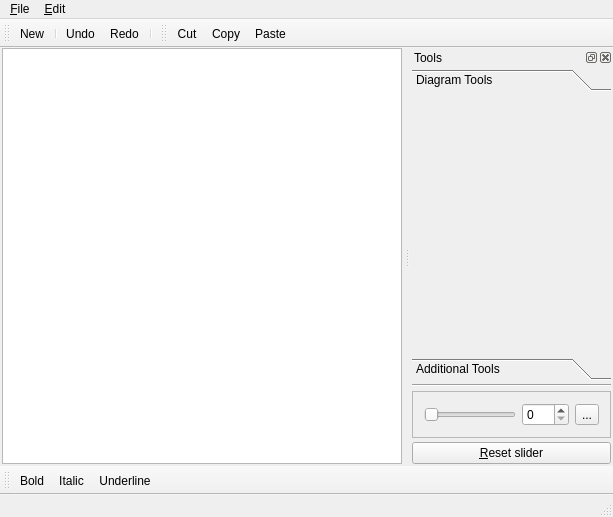
<?xml version="1.0" encoding="UTF-8"?>
<ui version="4.0">
 <class>MainWindow</class>
 <widget class="QMainWindow" name="MainWindow">
  <property name="geometry">
   <rect>
    <x>0</x>
    <y>0</y>
    <width>608</width>
    <height>517</height>
   </rect>
  </property>
  <property name="sizePolicy">
   <sizepolicy hsizetype="Expanding" vsizetype="Expanding">
    <horstretch>0</horstretch>
    <verstretch>0</verstretch>
   </sizepolicy>
  </property>
  <property name="windowTitle">
   <string>PAIN Qt Widgets</string>
  </property>
  <widget class="QWidget" name="centralWidget">
   <layout class="QHBoxLayout" name="horizontalLayout">
    <property name="spacing">
     <number>6</number>
    </property>
    <property name="sizeConstraint">
     <enum>QLayout::SetDefaultConstraint</enum>
    </property>
    <property name="leftMargin">
     <number>2</number>
    </property>
    <property name="topMargin">
     <number>0</number>
    </property>
    <property name="rightMargin">
     <number>2</number>
    </property>
    <property name="bottomMargin">
     <number>2</number>
    </property>
    <item>
     <widget class="QGraphicsView" name="graphicsView">
      <property name="enabled">
       <bool>true</bool>
      </property>
      <property name="sizePolicy">
       <sizepolicy hsizetype="MinimumExpanding" vsizetype="MinimumExpanding">
        <horstretch>0</horstretch>
        <verstretch>0</verstretch>
       </sizepolicy>
      </property>
      <property name="minimumSize">
       <size>
        <width>400</width>
        <height>400</height>
       </size>
      </property>
     </widget>
    </item>
   </layout>
  </widget>
  <widget class="QMenuBar" name="menuBar">
   <property name="geometry">
    <rect>
     <x>0</x>
     <y>0</y>
     <width>608</width>
     <height>22</height>
    </rect>
   </property>
   <property name="nativeMenuBar">
    <bool>true</bool>
   </property>
   <widget class="QMenu" name="menuFile">
    <property name="title">
     <string>&amp;File</string>
    </property>
    <addaction name="actionNew"/>
    <addaction name="separator"/>
    <addaction name="actionSave"/>
    <addaction name="actionSave_As"/>
    <addaction name="separator"/>
    <addaction name="actionPrint"/>
    <addaction name="separator"/>
    <addaction name="actionExit"/>
   </widget>
   <widget class="QMenu" name="menuEdit">
    <property name="title">
     <string>&amp;Edit</string>
    </property>
    <addaction name="actionUndo"/>
    <addaction name="actionRedo"/>
   </widget>
   <addaction name="menuFile"/>
   <addaction name="menuEdit"/>
  </widget>
  <widget class="QToolBar" name="mainToolBar">
   <attribute name="toolBarArea">
    <enum>TopToolBarArea</enum>
   </attribute>
   <attribute name="toolBarBreak">
    <bool>false</bool>
   </attribute>
   <addaction name="actionNew"/>
   <addaction name="separator"/>
   <addaction name="actionUndo"/>
   <addaction name="actionRedo"/>
   <addaction name="separator"/>
  </widget>
  <widget class="QStatusBar" name="statusBar"/>
  <widget class="QToolBar" name="clipboardToolBar">
   <property name="windowTitle">
    <string>toolBar</string>
   </property>
   <attribute name="toolBarArea">
    <enum>TopToolBarArea</enum>
   </attribute>
   <attribute name="toolBarBreak">
    <bool>false</bool>
   </attribute>
   <addaction name="actionCut"/>
   <addaction name="actionCopy"/>
   <addaction name="actionPaste"/>
  </widget>
  <widget class="QToolBar" name="textEditionToolBar">
   <property name="windowTitle">
    <string>toolBar_2</string>
   </property>
   <attribute name="toolBarArea">
    <enum>BottomToolBarArea</enum>
   </attribute>
   <attribute name="toolBarBreak">
    <bool>false</bool>
   </attribute>
   <addaction name="actionBold"/>
   <addaction name="actionItalic"/>
   <addaction name="actionUnderline"/>
  </widget>
  <widget class="QDockWidget" name="toolsDockWidget">
   <property name="minimumSize">
    <size>
     <width>203</width>
     <height>292</height>
    </size>
   </property>
   <property name="floating">
    <bool>false</bool>
   </property>
   <property name="features">
    <set>QDockWidget::AllDockWidgetFeatures</set>
   </property>
   <property name="windowTitle">
    <string>Tools</string>
   </property>
   <attribute name="dockWidgetArea">
    <number>2</number>
   </attribute>
   <widget class="QWidget" name="dockWidgetContents">
    <layout class="QVBoxLayout" name="verticalLayout">
     <property name="spacing">
      <number>4</number>
     </property>
     <property name="leftMargin">
      <number>2</number>
     </property>
     <property name="topMargin">
      <number>2</number>
     </property>
     <property name="rightMargin">
      <number>2</number>
     </property>
     <property name="bottomMargin">
      <number>2</number>
     </property>
     <item>
      <widget class="QToolBox" name="toolBox">
       <property name="sizePolicy">
        <sizepolicy hsizetype="Expanding" vsizetype="Expanding">
         <horstretch>0</horstretch>
         <verstretch>0</verstretch>
        </sizepolicy>
       </property>
       <property name="currentIndex">
        <number>0</number>
       </property>
       <widget class="QWidget" name="diagramToolsPage">
        <property name="geometry">
         <rect>
          <x>0</x>
          <y>0</y>
          <width>199</width>
          <height>231</height>
         </rect>
        </property>
        <attribute name="label">
         <string>Diagram Tools</string>
        </attribute>
       </widget>
       <widget class="QWidget" name="additionalToolsPage">
        <property name="geometry">
         <rect>
          <x>0</x>
          <y>0</y>
          <width>199</width>
          <height>231</height>
         </rect>
        </property>
        <attribute name="label">
         <string>Additional Tools</string>
        </attribute>
       </widget>
      </widget>
     </item>
     <item>
      <widget class="Line" name="line">
       <property name="orientation">
        <enum>Qt::Horizontal</enum>
       </property>
      </widget>
     </item>
     <item>
      <widget class="QFrame" name="frame">
       <property name="sizePolicy">
        <sizepolicy hsizetype="Preferred" vsizetype="Preferred">
         <horstretch>0</horstretch>
         <verstretch>0</verstretch>
        </sizepolicy>
       </property>
       <property name="frameShape">
        <enum>QFrame::StyledPanel</enum>
       </property>
       <property name="frameShadow">
        <enum>QFrame::Plain</enum>
       </property>
       <property name="lineWidth">
        <number>1</number>
       </property>
       <layout class="QHBoxLayout" name="horizontalLayout_2">
        <item>
         <widget class="QSlider" name="horizontalSlider">
          <property name="sizePolicy">
           <sizepolicy hsizetype="MinimumExpanding" vsizetype="Fixed">
            <horstretch>0</horstretch>
            <verstretch>0</verstretch>
           </sizepolicy>
          </property>
          <property name="maximum">
           <number>255</number>
          </property>
          <property name="pageStep">
           <number>15</number>
          </property>
          <property name="orientation">
           <enum>Qt::Horizontal</enum>
          </property>
         </widget>
        </item>
        <item>
         <widget class="QSpinBox" name="spinBox">
          <property name="sizePolicy">
           <sizepolicy hsizetype="Minimum" vsizetype="Fixed">
            <horstretch>0</horstretch>
            <verstretch>0</verstretch>
           </sizepolicy>
          </property>
          <property name="toolTip">
           <string>&lt;html&gt;&lt;head/&gt;&lt;body&gt;&lt;p align=&quot;center&quot;&gt;&lt;span style=&quot; color:#75507b;&quot;&gt;Value&lt;/span&gt;&lt;/p&gt;&lt;/body&gt;&lt;/html&gt;</string>
          </property>
          <property name="toolTipDuration">
           <number>-1</number>
          </property>
          <property name="maximum">
           <number>255</number>
          </property>
         </widget>
        </item>
        <item>
         <widget class="QToolButton" name="toolButton">
          <property name="toolTip">
           <string>&lt;html&gt;&lt;head/&gt;&lt;body&gt;&lt;p&gt;Tool button&lt;img src=&quot;:/images/images/duck-with-glasses.jpeg&quot;/&gt;&lt;/p&gt;&lt;/body&gt;&lt;/html&gt;</string>
          </property>
          <property name="text">
           <string>...</string>
          </property>
         </widget>
        </item>
       </layout>
      </widget>
     </item>
     <item>
      <widget class="QPushButton" name="resetSliderButton">
       <property name="text">
        <string>&amp;Reset slider</string>
       </property>
      </widget>
     </item>
    </layout>
   </widget>
  </widget>
  <action name="actionNew">
   <property name="icon">
    <iconset resource="mainwindow_resources.qrc">
     <normaloff>:/icons/icons/new-512.png</normaloff>:/icons/icons/new-512.png</iconset>
   </property>
   <property name="text">
    <string>&amp;New</string>
   </property>
   <property name="shortcut">
    <string>Ctrl+N</string>
   </property>
  </action>
  <action name="actionSave">
   <property name="text">
    <string>&amp;Save</string>
   </property>
   <property name="shortcut">
    <string>Ctrl+S</string>
   </property>
  </action>
  <action name="actionSave_As">
   <property name="text">
    <string>&amp;Save As</string>
   </property>
  </action>
  <action name="actionExit">
   <property name="text">
    <string>&amp;Exit</string>
   </property>
   <property name="shortcut">
    <string>Ctrl+Q</string>
   </property>
  </action>
  <action name="actionUndo">
   <property name="text">
    <string>&amp;Undo</string>
   </property>
   <property name="shortcut">
    <string>Ctrl+Z</string>
   </property>
  </action>
  <action name="actionRedo">
   <property name="text">
    <string>&amp;Redo</string>
   </property>
   <property name="shortcut">
    <string>Ctrl+Shift+Z</string>
   </property>
  </action>
  <action name="actionCut">
   <property name="text">
    <string>Cut</string>
   </property>
   <property name="toolTip">
    <string>Cut</string>
   </property>
   <property name="shortcut">
    <string>Ctrl+X</string>
   </property>
  </action>
  <action name="actionCopy">
   <property name="text">
    <string>Copy</string>
   </property>
   <property name="toolTip">
    <string>Copy</string>
   </property>
   <property name="shortcut">
    <string>Ctrl+C</string>
   </property>
  </action>
  <action name="actionPaste">
   <property name="text">
    <string>Paste</string>
   </property>
   <property name="toolTip">
    <string>Paste</string>
   </property>
   <property name="shortcut">
    <string>Ctrl+V</string>
   </property>
  </action>
  <action name="actionBold">
   <property name="text">
    <string>Bold</string>
   </property>
   <property name="toolTip">
    <string>Bold</string>
   </property>
   <property name="shortcut">
    <string>Ctrl+B</string>
   </property>
  </action>
  <action name="actionItalic">
   <property name="text">
    <string>Italic</string>
   </property>
   <property name="shortcut">
    <string>Ctrl+I</string>
   </property>
  </action>
  <action name="actionUnderline">
   <property name="text">
    <string>Underline</string>
   </property>
   <property name="shortcut">
    <string>Ctrl+U</string>
   </property>
  </action>
  <action name="actionPrint">
   <property name="text">
    <string>&amp;Print</string>
   </property>
   <property name="shortcut">
    <string>Ctrl+P</string>
   </property>
  </action>
 </widget>
 <layoutdefault spacing="6" margin="11"/>
 <tabstops>
  <tabstop>graphicsView</tabstop>
 </tabstops>
 <resources>
  <include location="mainwindow_resources.qrc"/>
 </resources>
 <connections>
  <connection>
   <sender>horizontalSlider</sender>
   <signal>valueChanged(int)</signal>
   <receiver>spinBox</receiver>
   <slot>setValue(int)</slot>
   <hints>
    <hint type="sourcelabel">
     <x>576</x>
     <y>414</y>
    </hint>
    <hint type="destinationlabel">
     <x>629</x>
     <y>423</y>
    </hint>
   </hints>
  </connection>
  <connection>
   <sender>spinBox</sender>
   <signal>valueChanged(int)</signal>
   <receiver>horizontalSlider</receiver>
   <slot>setValue(int)</slot>
   <hints>
    <hint type="sourcelabel">
     <x>639</x>
     <y>409</y>
    </hint>
    <hint type="destinationlabel">
     <x>573</x>
     <y>413</y>
    </hint>
   </hints>
  </connection>
 </connections>
</ui>
